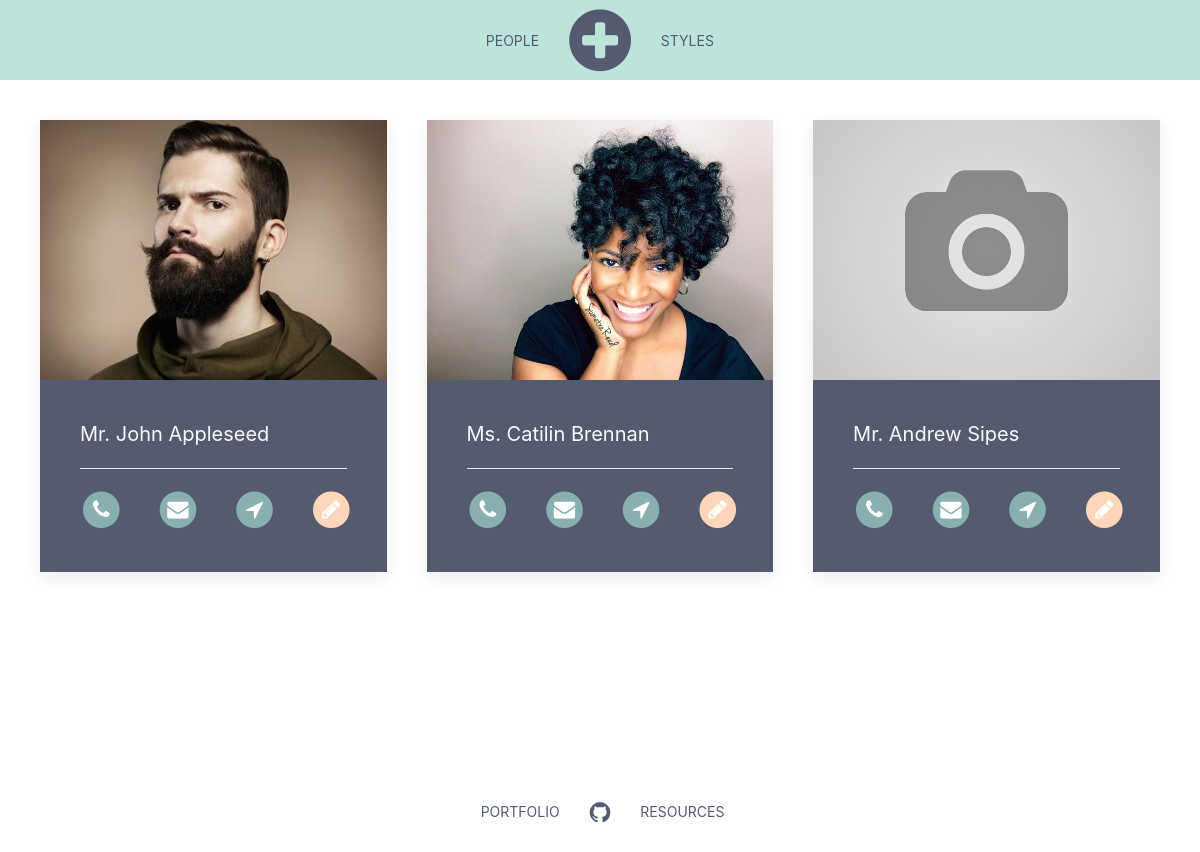
Before: / with the older database file.
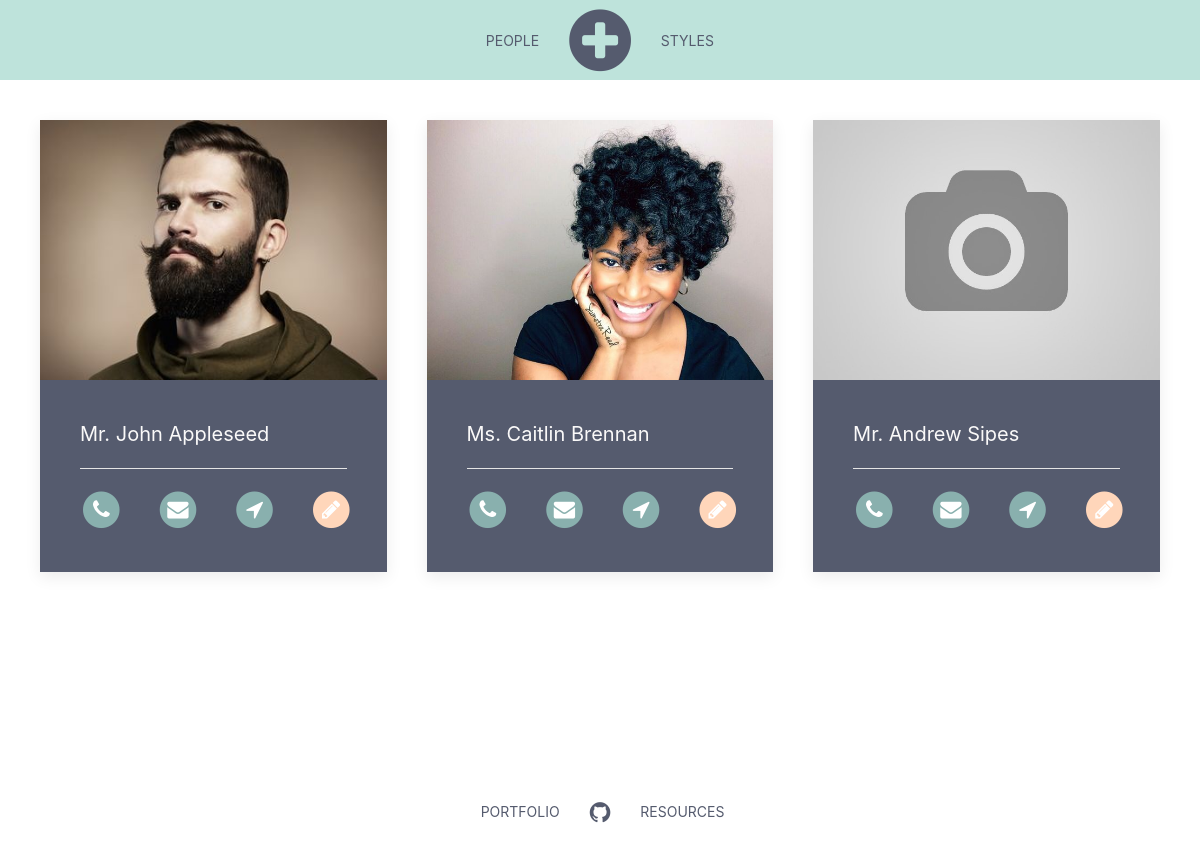
After: the same page with the newer database file.
### tables this page shows
CREATE TABLE `contacts` (
  `id` int(11) NOT NULL,
  `first` varchar(200) NOT NULL,
  `last` varchar(200) NOT NULL,
  `title` varchar(200) NOT NULL,
  `address` varchar(200) NOT NULL,
  `city` varchar(200) NOT NULL,
  `state` varchar(200) NOT NULL,
  `zip` varchar(200) NOT NULL,
  `phone` varchar(200) NOT NULL,
  `email` varchar(200) NOT NULL,
  `notes` text NOT NULL,
  `image` varchar(200) NOT NULL
);

### index.php (the view, shortened to what this page needs)
<?php
  include 'header.php';
  $contacts = $db->query('SELECT * FROM contacts')->fetchAll(PDO::FETCH_ASSOC);
?>
<div class="uk-container">
<div class="uk-grid">
    <?php foreach($contacts as $contact) : ?>
<div class="uk-width-1-3@m" style="margin-top: 40px;">
        <div class="uk-card uk-card-default">
          <div class="uk-card-media-top">
                          <img src="uploads/<?= $contact['image']; ?>" alt="">
                      </div>
            <div class="uk-card-body">
                <ul uk-accordion>
    <li class="uk-open">
        <h3 class="uk-accordion-title"><?= $contact['title']; ?> <?= $contact['first']; ?> <?= $contact['last']; ?></h3>
    </li>
</ul>
<hr/>
                <div class="uk-grid">
                  <div class="uk-width-1-4">
                    <div title="Call" uk-tooltip>
                      <a  href="tel://<?= $contact['phone']; ?>"><span class="fa-stack fa-lg">
                      <i class="fa fa-circle fa-stack-2x"></i>
                      <i class="fa fa-phone fa-stack-1x fa-inverse"></i>
                    </div>
                  </div>
                  <div class="uk-width-1-4">
                    <div title="Email" uk-tooltip>
                      <a  href="mailto:<?= $contact['email']; ?>"><span class="fa-stack fa-lg">
                      <i class="fa fa-circle fa-stack-2x"></i>
                      <i class="fa fa-envelope fa-stack-1x fa-inverse"></i>
                      </span></a>
                    </div>
                  </div>
                  <div class="uk-width-1-4">
                    <div title="Map" uk-tooltip>
                      <a href="https://www.google.com/maps/place/<?= $contact['address']; ?>+<?= $contact['city']; ?>+<?= $contact['state']; ?>+<?= $contact['zip']; ?>" target="_blank"><span class="fa-stack fa-lg">
                      <i class="fa fa-circle fa-stack-2x"></i>
                      <i class="fa fa-location-arrow fa-stack-1x fa-inverse"></i>
                    </span></a>
                    </div>
                  </div>
                  <div class="uk-width-1-4">
                    <div title="Edit" uk-tooltip>
                      <a style="color: #FFD6BA;" href="/edit.php?id=<?= $contact['id']; ?>"><span class="fa-stack fa-lg">
                      <i class="fa fa-circle fa-stack-2x"></i>
                      <i class="fa fa-pencil fa-stack-1x fa-inverse"></i>
                    </span></a>
                  </div>
                  </div>
                </div>
            </div>
        </div>
</div>
    <?php endforeach; ?>
</div>
</div>
<?php include 'footer.php'; ?>

### header.php (shortened to what this page needs)
<!DOCTYPE html>
<html>
  <head>
    <link rel="stylesheet" href="css/uikit.css" />
    <link href="https://maxcdn.bootstrapcdn.com/font-awesome/4.7.0/css/font-awesome.min.css" rel="stylesheet">
    <link rel="stylesheet" href="css/style.css" />
  </head>
  <body>
<div uk-sticky>
    <nav class="uk-navbar-container uk-margin" uk-navbar>
        <div class="uk-navbar-center">
            <div class="uk-navbar-center-left">
              <div>
                <ul class="uk-navbar-nav">
                    <li><a href="/index.php">People</a></li>
                </ul>
            </div>
        </div>
      <div title="New Contact" uk-tooltip>
            <a class="uk-navbar-item uk-logo" href="/new.php"><i class="fa fa-3x fa-plus-circle" aria-hidden="true"></i></a>
      </div>
      <div class="uk-navbar-center-right">
        <div>
            <ul class="uk-navbar-nav">
                <li><a href="/style.php">Styles</a></li>
            </ul>
        </div>
      </div>
      </div>
    </nav>
</div>

### footer.php (shortened to what this page needs)
<nav class="uk-navbar-container" style="margin-top: 200px; background-color: #fff;" uk-navbar>
    <div class="uk-navbar-center">
        <div class="uk-navbar-center-left"><div>
            <ul class="uk-navbar-nav">
                <li><a href="#">Portfolio</a></li>
            </ul>
        </div>
    </div>
        <a class="uk-navbar-item uk-logo" href="https://github.com/ansipes/contact_manager" target="_blank"><i class="fa fa-github fa-plus-circle" aria-hidden="true"></i></a>
      <div class="uk-navbar-center-right"><div>
            <ul class="uk-navbar-nav">
                <li><a href="/resources.php">Resources</a></li>
            </ul>
        </div>
      </div>
    </div>
</nav>
  </body>
</html>

### css/style.css (style rules this page uses)
h3 { color: #FAF9F9; }

Changed rows visible on the page:
changed contacts "Ms.": first "Catilin" → "Caitlin"
